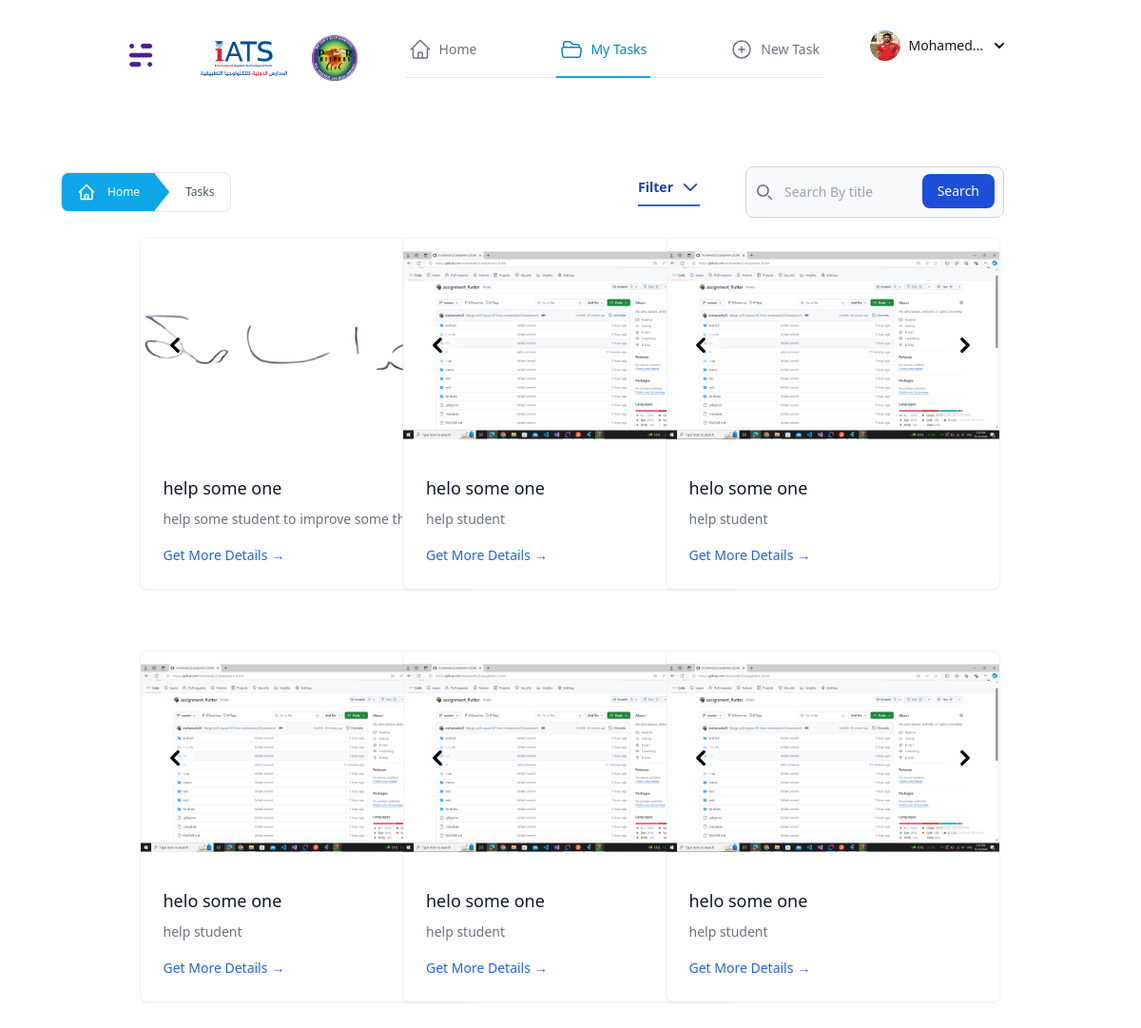
/student_home/tasks/2 (signed in), run on the app's committed database.
### taskApp/models.py (models this page shows, shortened)
class UserProfile(User):
    name = models.CharField(max_length=100)
    phone = models.CharField(max_length=15)
    location = models.CharField(max_length=100)
    nationalId = models.CharField(max_length=20)
    userPermission = models.CharField(max_length=50)
    grade = models.CharField(max_length=50,null=True)
    firstStudentRule = models.CharField(max_length=50 , null=True)
    secondStudentRule = models.CharField(max_length=50 , null=True)
    adminRule = models.CharField(max_length=50 , null=True)
    profileImage = models.ImageField(upload_to='profileImages', default='profileImages/defaultUserProfile.png')

class TaskImages(models.Model):
    task = models.ForeignKey(Task, on_delete=models.CASCADE)
    image = models.ImageField(upload_to=taskImageUpload)

class Task(models.Model):
    user = models.ForeignKey(UserProfile, on_delete=models.CASCADE)
    initiativeType = models.CharField(max_length=2)
    title = models.CharField(max_length=100)
    description = models.TextField(max_length=2000)
    initiativePlace = models.CharField(max_length=50)
    dateOfTask = models.DateField(default=None)
    publishedDate = models.DateTimeField(auto_now_add=True)
    studentsName = models.TextField()

### taskApp/views.py (the view, shortened to what this page needs)
# urls.py: path('student_home/tasks/<int:id>' , studentTasks , name='student_tasks'),
@login_required
def studentTasks(request , id):
    current_user = UserProfile.objects.get(id=request.user.id)
    current_user.name = current_user.name[:7]+"..."
    student = UserProfile.objects.get(id=id)
    tasks = Task.objects.filter(user=student)
    users = UserProfile.objects.filter(userPermission='student')
    for user in users:
        user.name = user.name[:7] + "..."
        for task in user.task_set.all():
            task.title = task.title[:14] + "..."
    student.name = student.name[:7]+"..."
    for task in tasks:
        if len(task.title) > 52:
            task.title = task.title[:52]+"..."
        if len(task.description) > 148:
            task.description = task.description[:148]+"..."
    context = {
        'student': student,
        'tasks': tasks,
        'usersData':users ,
        'current_user':current_user,
    }
    return render(request,'Student_Tasks.html',context)

### templates/Student_Tasks.html (shortened to what this page needs)
<!DOCTYPE html>
{% load static %}
<html lang="en">
    <head>
        <link rel="stylesheet" href="{% static 'Styles/StudentTask.css' %}">
        <link rel="stylesheet" href="https://cdnjs.cloudflare.com/ajax/libs/font-awesome/6.7.1/css/all.min.css" />
        <link href="https://cdn.jsdelivr.net/npm/flowbite@2.5.2/dist/flowbite.min.css" rel="stylesheet" />
        <script src="https://cdn.tailwindcss.com"></script>
    </head>
    <body class=" px-16">
    <div class="flex px-[1rem] pr-[2rem] sm:px-[3rem]">
    {% if user.is_authenticated %}
<div class="text-center hidden sm:block">
   <button class="mt-8 w-max sm:mr-6 focus:ring-4 focus:ring-blue-300 font-medium rounded-lg text-sm px-5 py-2.5 dark:bg-blue-600 dark:hover:bg-blue-700 focus:outline-none dark:focus:ring-blue-800" type="button" data-drawer-target="drawer-navigation" data-drawer-show="drawer-navigation" aria-controls="drawer-navigation">
    <img src="{% static 'Images/Menu.gif' %}" alt="logo" class="size-8" />
   </button>
</div>
    <div class="flex items-center sm:gap-6 gap-1 -ml-4 -translate-x-12 sm:translate-x-0 sm:ml-0">
        <img src="{% static 'Images/iats-logo.svg' %}" alt="IATS logo" class="size-24" />
        <img src="{% static 'Images/PHP-logo.png' %}" alt="PHP logo" class="size-12" />
    </div>
    <div class="w-max mx-auto my-10 hidden sm:block " style="">
          <div class="">
            <div class="border-b border-gray-200">
              <nav class="-mb-px flex gap-20" aria-label="Tabs">
                <a
                  href="{% url 'student_home' %}"
                  class="inline-flex shrink-0 items-center gap-2 border-b-2 border-transparent px-1 pb-4 text-sm font-medium text-gray-500 hover:border-gray-300 hover:text-gray-700 "
                >
                  Home
                </a>
                <a
                  href="{% url 'student_tasks' student.id %}"
                  class="inline-flex shrink-0 items-center gap-2 border-b-2 border-sky-500 px-1 pb-4 text-sm font-medium text-sky-600"
                >
                  My Tasks
                </a>
                <a
                  href="{% url 'addTask' %}"
                  class=" inline-flex shrink-0 items-center gap-2 border-b-2 border-transparent px-1 pb-4 text-sm font-medium text-gray-500 hover:border-gray-300 hover:text-gray-700"
                  aria-current="page"
                >
                  <svg xmlns="http://www.w3.org/2000/svg" fill="none" viewBox="0 0 24 24" stroke-width="1.5" stroke="currentColor" class="size-6">
                      <path stroke-linecap="round" stroke-linejoin="round" d="M12 9v6m3-3H9m12 0a9 9 0 1 1-18 0 9 9 0 0 1 18 0Z" />
                  </svg>
                    New Task
                </a>
              </nav>
            </div>
          </div>
    </div>
        <div style="position: relative !important; z-index: 9999 !important;" class="mt-8 translate-x-16 sm:mr-7 sm:translate-x-0">
            <button id="dropdownAvatarNameButton" data-dropdown-toggle="dropdownAvatarName" class="flex items-center text-sm pe-1 font-medium text-gray-900 rounded-full hover:text-blue-600 dark:hover:text-blue-500 md:me-0 focus:ring-4 focus:ring-gray-100 dark:focus:ring-gray-700 dark:text-white" type="button">
                <img class="w-8 h-8 me-2 rounded-full" src="{{ current_user.profileImage.url }}" alt="user photo">
                {{ current_user.name }}
                <svg class="w-2.5 h-2.5 ms-3" aria-hidden="true" xmlns="http://www.w3.org/2000/svg" fill="none" viewBox="0 0 10 6">
                <path stroke="currentColor" stroke-linecap="round" stroke-linejoin="round" stroke-width="2" d="m1 1 4 4 4-4"/>
                </svg>
            </button>
            </div>
        </div>
    {% endif %}
        <div  class="flex relative gap-8 sm:p-8 -ml-12 mt-8">
          <div class="flex items-center h-[2rem]">
               <div class="flex flex-col sm:flex-row sm:justify-between w-full sm:items-center">
            <nav aria-label="Breadcrumb" class="flex -mt-12 mb-12 -ml-5 hidden sm:m-0 sm:ml-4 sm:block">
              <ol class="flex w-max h-max overflow-hidden rounded-lg border border-gray-200 text-gray-600">
                <li class="flex items-center">
                  <a
                    href="{% url 'student_home' %}"
                    class="flex h-10 items-center gap-1.5 bg-[#0EA5E9] px-4 transition hover:text-gray-900"
                  >
                    <span class="ms-1.5 text-xs text-white font-medium"> Home </span>
                  </a>
                </li>
                <li class="relative flex items-center">
                  <span
                    class="absolute inset-y-0 -start-px h-10 w-4 bg-[#0EA5E9] [clip-path:_polygon(0_0,_0%_100%,_100%_50%)] rtl:rotate-180"
                  >
                  </span>
                  <a
                    href=""
                    class="flex h-10 items-center bg-white pe-4 ps-8 text-xs font-medium transition hover:text-gray-900"
                  >
                    Tasks
                  </a>
                </li>
              </ol>
            </nav>
            <div  class="flex relative gap-8 p-8 ">
            </div>
        </div>
                <div class="absolute w-max sm:right-[5rem] flex items-center gap-12">
                <details class="group [&_summary::-webkit-details-marker]:hidden">
                  <summary
                    class="flex cursor-pointer items-center gap-2 border-b-2 border-blue-600 pb-2 text-gray-900 transition-all duration-300 hover:border-blue-800"
                  >
                    <span class="text-sm font-semibold text-blue-800"> Filter </span>
                    <span class="transition-all duration-300 group-open:-rotate-180">
                      <svg xmlns="http://www.w3.org/2000/svg" fill="none" viewBox="0 0 24 24" stroke-width="2" stroke="currentColor" class="w-5 h-5 text-blue-800">
                        <path stroke-linecap="round" stroke-linejoin="round" d="M19.5 8.25l-7.5 7.5-7.5-7.5" />
                      </svg>
                    </span>
                  </summary>
                </details>
                <form method="post" class="sm:w-[17rem] w-[15rem] mx-auto">
                    <div class="relative">
                        <div class="absolute inset-y-0 start-0 flex items-center ps-3 pointer-events-none">
                        </div>
                        <input type="search" name="search" id="default-search" class="block w-full p-4 ps-10 text-sm text-gray-900 border border-gray-300 rounded-lg bg-gray-50 focus:ring-blue-500 focus:border-blue-500 dark:bg-gray-700 dark:border-gray-600 dark:placeholder-gray-400 dark:text-white dark:focus:ring-blue-500 dark:focus:border-blue-500" placeholder="Search By title"  />
                        <button type="submit" class="text-white absolute end-2.5 bottom-2.5 bg-blue-700 hover:bg-blue-800 focus:ring-4 focus:outline-none focus:ring-blue-300 font-medium rounded-lg text-sm px-4 py-2 dark:bg-blue-600 dark:hover:bg-blue-700 dark:focus:ring-blue-800">Search</button>
                    </div>
                    </form>
              </div>
          </div>
            <div class="mt-16 gap-[4rem] sm:-translate-x-[12rem] -translate-x-[5rem]  sm:ml-0 grid sm:grid-cols-3">
            {% if tasks %}
                {% for task in tasks %}
                <article class=" overflow-hidden rounded-lg w-[22rem] border border-gray-100 bg-white shadow-sm">
                    <div id="controls-carousel-{{ forloop.counter }}" class="relative w-full" data-carousel="static">
                        <div class="relative h-56 overflow-hidden rounded-lg md:h-78">
                            {% for image in task.taskimages_set.all %}
                            <div class="duration-700 ease-in-out {{ forloop.first|yesno:'block,hidden' }}" data-carousel-item>
                                <img src="{{ image.image.url }}"
                                     class="absolute block w-full -translate-x-1/2 -translate-y-1/2 top-1/2 left-1/2"
                                     alt="Task Image">
                            </div>
                            {% endfor %}
                        </div>
                        <button type="button" class="absolute top-0 start-0 z-30 flex items-center justify-center h-full px-4 cursor-pointer group focus:outline-none" data-carousel-prev>
                            <span class="inline-flex items-center justify-center w-10 h-10 rounded-full bg-white/60 dark:bg-gray-800/30 group-hover:bg-white/50 dark:group-hover:bg-gray-800/60 group-focus:ring-4 group-focus:ring-white dark:group-focus:ring-gray-800/70 group-focus:outline-none">
                                <svg class="w-4 h-4 text-black dark:text-gray-800 rtl:rotate-180" aria-hidden="true" xmlns="http://www.w3.org/2000/svg" fill="none" viewBox="0 0 6 10">
                                    <path stroke="currentColor" stroke-linecap="round" stroke-linejoin="round" stroke-width="2" d="M5 1 1 5l4 4"/>
                                </svg>
                            </span>
                        </button>
                        <button type="button" class="absolute top-0 end-0 z-30 flex items-center justify-center h-full px-4 cursor-pointer group focus:outline-none" data-carousel-next>
                            <span class="inline-flex items-center justify-center w-10 h-10 rounded-full bg-white/60 dark:bg-gray-800/30 group-hover:bg-white/50 dark:group-hover:bg-gray-800/60 group-focus:ring-4 group-focus:ring-white dark:group-focus:ring-gray-800/70 group-focus:outline-none">
                                <svg class="w-4 h-4 text-black dark:text-gray-800 rtl:rotate-180" aria-hidden="true" xmlns="http://www.w3.org/2000/svg" fill="none" viewBox="0 0 6 10">
                                    <path stroke="currentColor" stroke-linecap="round" stroke-linejoin="round" stroke-width="2" d="m1 9 4-4-4-4"/>
                                </svg>
                            </span>
                        </button>
                    </div>
                    <div class="p-4 sm:p-6">
                        <a href="{% url 'taskDetails' task.id %}">
                            <h3 class="text-lg font-medium text-gray-900">
                                {{ task.title }}
                            </h3>
                        </a>
                        <p class="mt-2 line-clamp-3 text-sm/relaxed text-gray-500">
                            {{ task.description }}
                        </p>
                        <a href="{% url 'taskDetails' task.id %}" class="group mt-4 inline-flex items-center gap-1 text-sm font-medium text-blue-600">
                            Get More Details
                            <span aria-hidden="true" class="block transition-all group-hover:ms-0.5 rtl:rotate-180">
                                &rarr;
                            </span>
                        </a>
                    </div>
                </article>
                {% endfor %}
            {% endif %}
        </div>
        </div>
    </body>
</html>

### data on the page
UserProfile: profileImage (picture), name "Mohamed..."
Task: title "help some one", description "help some student to improve some thing"
TaskImages: image (picture)
Task: title "helo some one", description "help student"
TaskImages: image (picture)
Task: title "helo some one", description "help student"
TaskImages: image (picture)
Task: title "helo some one", description "help student"
TaskImages: image (picture)
Task: title "helo some one", description "help student"
TaskImages: image (picture)
Task: title "helo some one", description "help student"
TaskImages: image (picture)
